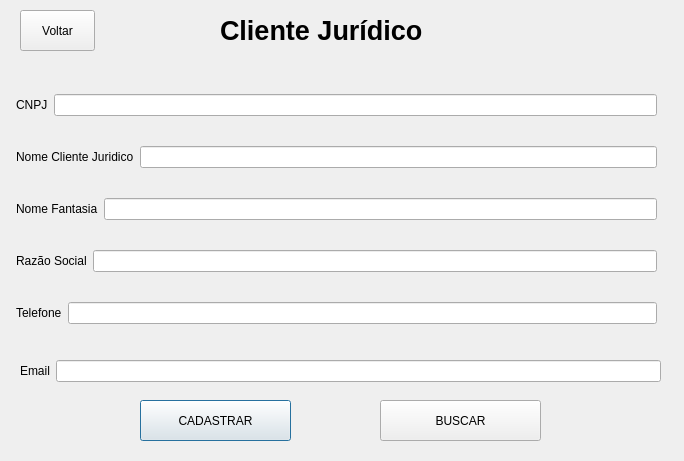
<?xml version="1.0" encoding="UTF-8"?>
<ui version="4.0">
 <class>TelaInicioClienteJuridico</class>
 <widget class="QDialog" name="TelaInicioClienteJuridico">
  <property name="geometry">
   <rect>
    <x>0</x>
    <y>0</y>
    <width>684</width>
    <height>461</height>
   </rect>
  </property>
  <property name="windowTitle">
   <string>Dialog</string>
  </property>
  <widget class="QPushButton" name="Incluir">
   <property name="geometry">
    <rect>
     <x>140</x>
     <y>400</y>
     <width>151</width>
     <height>41</height>
    </rect>
   </property>
   <property name="text">
    <string>CADASTRAR</string>
   </property>
  </widget>
  <widget class="QWidget" name="layoutWidget">
   <property name="geometry">
    <rect>
     <x>16</x>
     <y>70</y>
     <width>641</width>
     <height>281</height>
    </rect>
   </property>
   <layout class="QVBoxLayout" name="verticalLayout">
    <item>
     <layout class="QHBoxLayout" name="horizontalLayout">
      <item>
       <widget class="QLabel" name="CNPJ">
        <property name="text">
         <string>CNPJ</string>
        </property>
       </widget>
      </item>
      <item>
       <widget class="QLineEdit" name="lineEdit_CNPJ"/>
      </item>
     </layout>
    </item>
    <item>
     <layout class="QHBoxLayout" name="horizontalLayout_2">
      <item>
       <widget class="QLabel" name="NomeCLienteJuridico">
        <property name="text">
         <string>Nome Cliente Juridico</string>
        </property>
       </widget>
      </item>
      <item>
       <widget class="QLineEdit" name="lineEdit_NomeCliente"/>
      </item>
     </layout>
    </item>
    <item>
     <layout class="QHBoxLayout" name="horizontalLayout_4">
      <item>
       <widget class="QLabel" name="NomeFantasia">
        <property name="text">
         <string>Nome Fantasia</string>
        </property>
       </widget>
      </item>
      <item>
       <widget class="QLineEdit" name="lineEdit_NomeFantasia"/>
      </item>
     </layout>
    </item>
    <item>
     <layout class="QHBoxLayout" name="horizontalLayout_5">
      <item>
       <widget class="QLabel" name="RazaoSocial">
        <property name="text">
         <string>Razão Social</string>
        </property>
       </widget>
      </item>
      <item>
       <widget class="QLineEdit" name="lineEdit_RazaoSocial"/>
      </item>
     </layout>
    </item>
    <item>
     <layout class="QHBoxLayout" name="horizontalLayout_6">
      <item>
       <widget class="QLabel" name="Telefone">
        <property name="text">
         <string>Telefone</string>
        </property>
       </widget>
      </item>
      <item>
       <widget class="QLineEdit" name="lineEdit_Telefone"/>
      </item>
     </layout>
    </item>
   </layout>
  </widget>
  <widget class="QPushButton" name="Listar">
   <property name="geometry">
    <rect>
     <x>380</x>
     <y>400</y>
     <width>161</width>
     <height>41</height>
    </rect>
   </property>
   <property name="text">
    <string>BUSCAR</string>
   </property>
  </widget>
  <widget class="QPushButton" name="Voltar">
   <property name="geometry">
    <rect>
     <x>20</x>
     <y>10</y>
     <width>75</width>
     <height>41</height>
    </rect>
   </property>
   <property name="text">
    <string>Voltar</string>
   </property>
  </widget>
  <widget class="QWidget" name="layoutWidget">
   <property name="geometry">
    <rect>
     <x>20</x>
     <y>360</y>
     <width>641</width>
     <height>22</height>
    </rect>
   </property>
   <layout class="QHBoxLayout" name="horizontalLayout_3">
    <item>
     <widget class="QLabel" name="Email">
      <property name="text">
       <string>Email</string>
      </property>
     </widget>
    </item>
    <item>
     <widget class="QLineEdit" name="lineEdit_Email"/>
    </item>
   </layout>
  </widget>
  <widget class="QLabel" name="label">
   <property name="geometry">
    <rect>
     <x>220</x>
     <y>10</y>
     <width>221</width>
     <height>41</height>
    </rect>
   </property>
   <property name="font">
    <font>
     <family>Arial</family>
     <pointsize>20</pointsize>
     <weight>75</weight>
     <bold>true</bold>
    </font>
   </property>
   <property name="text">
    <string>Cliente Jurídico</string>
   </property>
  </widget>
 </widget>
 <resources/>
 <connections/>
</ui>
